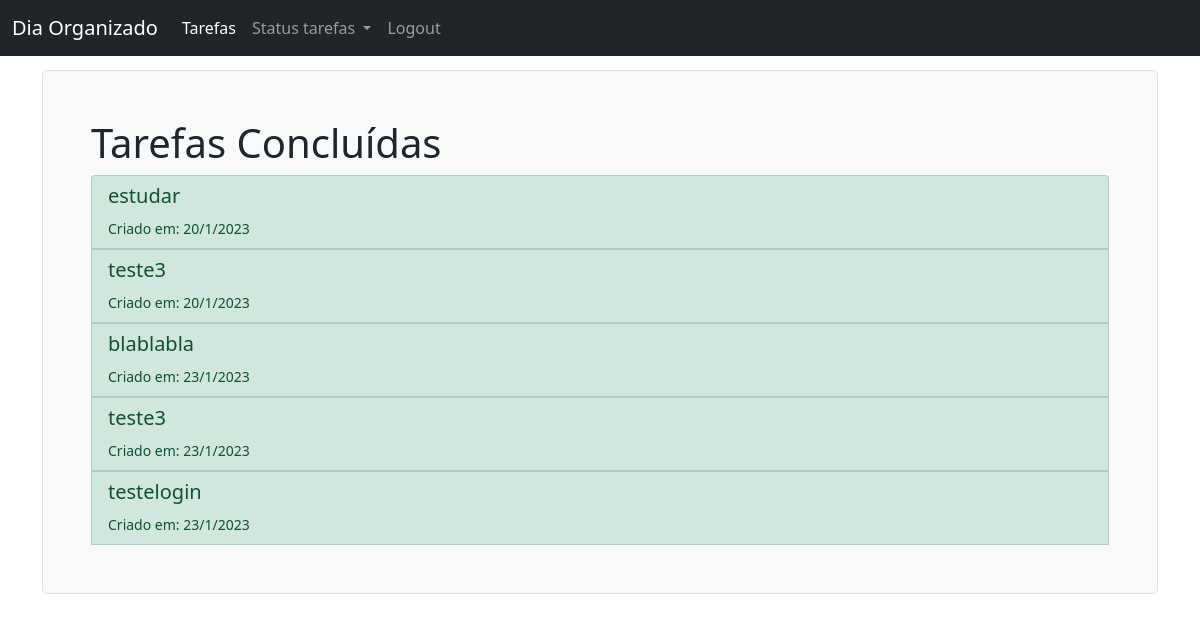
The page /tarefas/concluidas/ on the database its author committed.
### tarefas/models.py (models this page shows)
class Tarefa(models.Model):
    OPCOES_STATUS = (
        ('concluído', 'Concluído'),  # o primeiro é do banco de dados e o segundo é o que aparecerá na app
        ('pendente', 'Pendente'),
        ('adiado', 'Adiado'),
    )
    OPCOES_CATEGORIA = (
        ('urgente', 'Urgente'),
        ('importante', 'Importante'),
        ('não urgente', 'Não Urgente'),
    )
    descricao = models.CharField(max_length=400)
    criacao = models.DateTimeField(auto_now_add=True)
    categoria = models.CharField(max_length=25, choices=OPCOES_CATEGORIA, default='importante')
    status = models.CharField(max_length=25, choices=OPCOES_STATUS, default='pendente')

### tarefas/views.py (the view)
# urls.py: path('concluidas/', views.tarefas_concluidas_list, name='tarefas_concluida_list'),
def tarefas_concluidas_list(request):
    tarefas_concluidas = Tarefa.objects.filter(status='concluído')
    return render(request, 'tarefas/tarefas_concluidas.html', {'tarefas_concluidas':tarefas_concluidas})

### tarefas/templates/tarefas/tarefas_concluidas.html (shortened to what this page needs)
{% extends 'base.html' %}
{% block content %}
  <div class="h-100 p-5 bg-light border rounded-3">
    <h1>Tarefas Concluídas</h1>
    <div class="list-group">
      {% for tarefa in tarefas_concluidas %}
        <button type="button" class="list-group-item list-group-item-success list-group-item-action" data-bs-toggle="modal" data-bs-target="#modal{{ tarefa.id }}">
          <h5>{{ tarefa.descricao }}</h5>
          <small>Criado em: {{ tarefa.criacao.day }}/{{ tarefa.criacao.month }}/{{ tarefa.criacao.year }}</small>
        </button>
      {% empty %}
        <h2>Nenhuma tarefa foi concluída</h2>
      {% endfor %}
    </div>
  </div>
{% endblock content %}

### rows shown on the page
Tarefa: descricao "estudar", criacao.day "20", criacao.month "1", criacao.year "2023"
Tarefa: descricao "teste3", criacao.day "20", criacao.month "1", criacao.year "2023"
Tarefa: descricao "blablabla", criacao.day "23", criacao.month "1", criacao.year "2023"
Tarefa: descricao "teste3", criacao.day "23", criacao.month "1", criacao.year "2023"
Tarefa: descricao "testelogin", criacao.day "23", criacao.month "1", criacao.year "2023"
